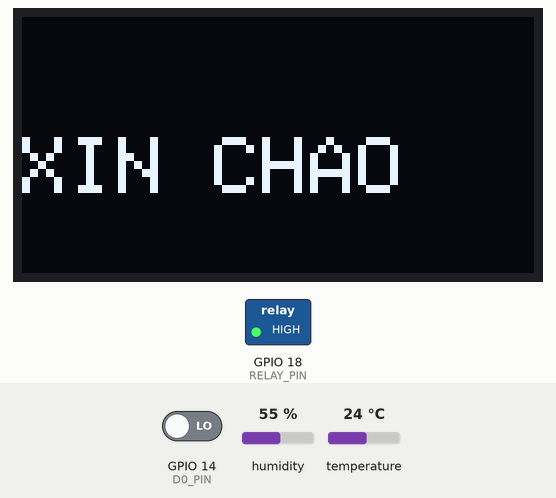
Simulated run of this program. Board: ESP32. Shown: 128×64 one-colour display, switched loads named in the program (green lamp = pin HIGH). The test bench sets the inputs (shaded band); at power-on: GPIO 14 (D0_PIN) LOW, temperature 24 °C, humidity 55 %. WiFi joins after 1.5 s; servers stay silent unless stated; no MQTT or app messages arrive unless stated; what the program prints to the serial monitor is not drawn.

Above: at 6.7 s.
At 16.4 s:
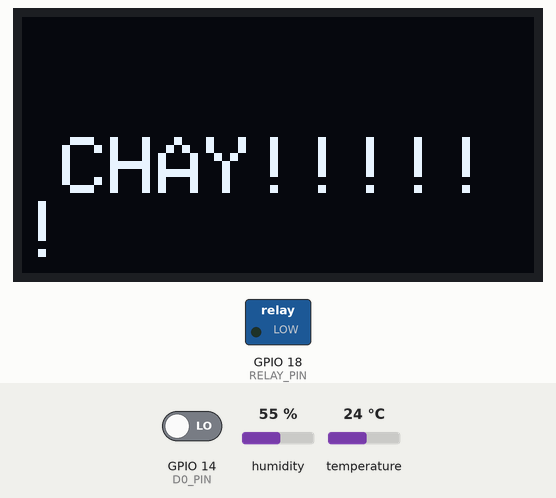
16.5 s: GPIO 14 (D0_PIN) driven HIGH
At 23.0 s:
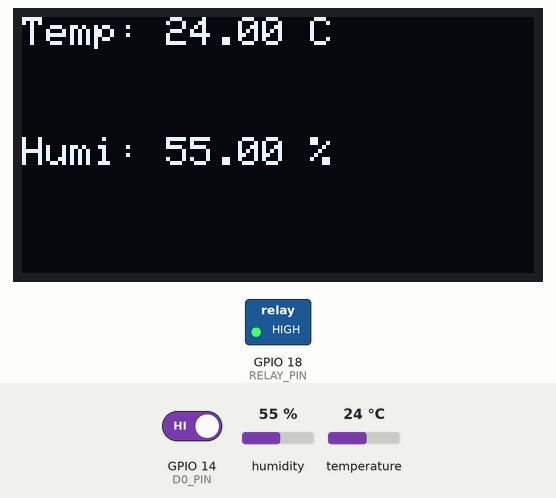
23.9 s: temperature set to 27 °C
At 27.8 s:
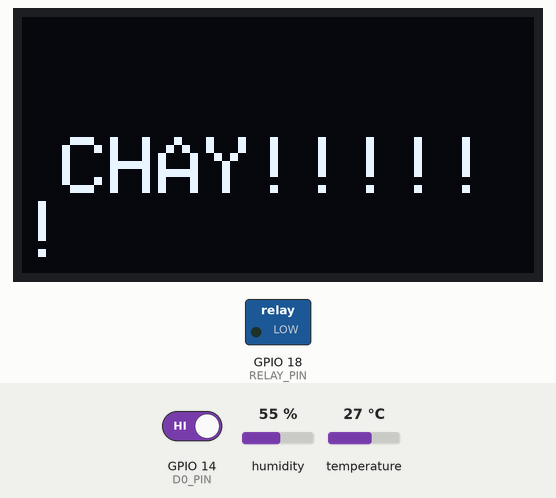
Timing chart, 0 to 29.3 s (numbered marks = the images above; inputs shaded):
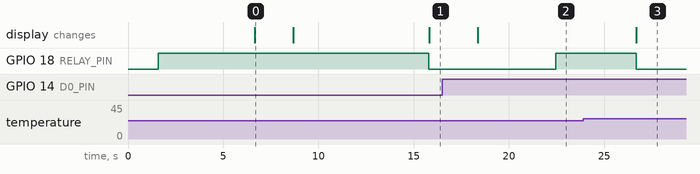

The program:

main.cpp
```cpp
#include <Adafruit_Sensor.h>
#include <DHT.h>
#include <DHT_U.h>
#include <Adafruit_GFX.h>
#include <Adafruit_SSD1306.h>
#include <WiFi.h>
#include <PubSubClient.h>

// Định nghĩa chân kết nối và loại cảm biến DHT
#define DHTPIN 4       // Chân kết nối DHT11
#define DHTTYPE DHT11  // DHT 11
#define D0_PIN 14
#define RELAY_PIN 18

// Định nghĩa các tham số cho màn hình OLED
#define SCREEN_WIDTH 128
#define SCREEN_HEIGHT 64
#define OLED_RESET    -1  // Chân reset của màn hình OLED, -1 nếu không sử dụng

DHT dht(DHTPIN, DHTTYPE);
Adafruit_SSD1306 display(SCREEN_WIDTH, SCREEN_HEIGHT, &Wire, OLED_RESET);

const char* ssid = "Easystay-2.4Ghz";
const char* password = "eS123456";
const char* mqtt_server = "broker.mqtt.cool";
const int mqtt_port = 1883;
const char* mqtt1 = "home/sensors/dht11";
const char* mqtt2 = "home/sensors/MQ2";

WiFiClient espClient;
PubSubClient client(espClient);

void setup() {
  Serial.begin(9600);
  WiFi.begin(ssid, password);
  while (WiFi.status() != WL_CONNECTED) {
    delay(500);
    Serial.println("Đang kết nối WiFi...");
  }
  Serial.println("Kết nối WiFi thành công!");

  // Kết nối MQTT broker
  client.setServer(mqtt_server, mqtt_port);
  while (!client.connected()) {
    Serial.println("Đang kết nối MQTT...");
    if (client.connect("ESP8266Client")) {
      Serial.println("Kết nối MQTT thành công!");
    } else {
      Serial.print("Kết nối thất bại, lỗi: ");
      Serial.print(client.state());
      delay(2000);
    }
  }
//ĐỊNH NGHĨA CHÂN CHO MQ2(CHÂN VÀO DIGTAL)-RELAY
  pinMode(D0_PIN, INPUT);
  pinMode(RELAY_PIN, OUTPUT);
// ĐẶT CHÂN 18 Ở MỨC CAO
  Serial.println("Warming up the MQ-2 sensor");
  digitalWrite(RELAY_PIN, HIGH);
  delay(5000);
// chuẩn bị cho cảm biến dht11
  dht.begin();
  Serial.println("DHT11 sensor initialized");

  // Khởi động màn hình OLED
  if (!display.begin(SSD1306_SWITCHCAPVCC, 0x3C)) {  // Địa chỉ I2C của OLED có thể khác
    Serial.println(F("SSD1306 allocation failed"));
    for (;;);
  }
  Serial.println("OLED display initialized");

  // Xóa và chuẩn bị màn hình OLED
  display.clearDisplay();
  display.setTextSize(2);
  display.setTextColor(SSD1306_WHITE);
  display.setCursor(0, 30);
  display.println("XIN CHAO");
  display.display();
  delay(2000);


  //hiển thị tên wifi địa chỉ ip và cường độ tín hiệu của wifi đang kết nối trên màn hình oled
  display.clearDisplay();
  display.setTextSize(1);
  display.setCursor(0, 0);
  display.print("Connected to:");
  display.println(ssid);
  display.print("IP: ");
  display.println(WiFi.localIP());
  display.print("RSSI: ");
  display.println(WiFi.RSSI());
  display.display();
  delay(3000);
}

void loop() {

  // Chờ một chút giữa các lần đo
  delay(4000);

  // Đọc độ ẩm
  float h = dht.readHumidity();
  // Đọc nhiệt độ theo Celsius
  float t = dht.readTemperature();

  // Kiểm tra xem việc đọc cảm biến dht11 có thành công không
  if (isnan(h) || isnan(t)) {
    Serial.println("Failed to read from DHT sensor!");
  } else {
    // In nhiệt độ và độ ẩm ra Serial
    Serial.print("Humidity: ");
    Serial.print(h);
    Serial.print(" %\t");
    Serial.print("Temperature: ");
    Serial.print(t);
    Serial.println(" *C");
  // Tạo chuỗi JSON để gửi lên MQTT broker GỬI DỮ LIỆU ĐO ĐƯỢC TEM VÀ HUM LÊN SERVER
    String payload = "{\"temperature\":" + String(t) + ", \"humidity\":" + String(h) + "}";
    Serial.println("Du lieu gui: " + payload);

    // Gửi dữ liệu lên MQTT broker
    if (client.publish(mqtt1, payload.c_str())) {
      Serial.println("Gửi dữ liệu thành công");
    } else {
      Serial.println("Gửi dữ liệu thất bại");
    }
  }
  if(t>=25.9 )
  {
    Serial.println("Nhiệt độ cao! CHÁY!");
    display.clearDisplay();
    display.setTextSize(2);
    display.setCursor(10, 30);
    display.setTextColor(SSD1306_WHITE);
    display.println("CHAY!!!!!!");
    display.display();
    //Kích hoạt relay (thông còi)
    digitalWrite(RELAY_PIN, LOW);
    // Không cần gửi thêm thông tin nào nữa khi nhiệt độ quá cao
     delay(10000);
     return;
  }
  // Đọc trạng thái khí gas
  int GasState = digitalRead(D0_PIN);
  if (GasState == HIGH) {
    Serial.println("The gas is NOT present");
    digitalWrite(RELAY_PIN, HIGH); // Turn off relay
  } else {
    Serial.println("The gas is present");
    digitalWrite(RELAY_PIN, LOW);  // Turn on relay
    Serial.println("PHÁT HIỆN KHÍ GA ");
    display.clearDisplay();
    display.setTextSize(2);
    display.setCursor(10, 30);
    display.setTextColor(SSD1306_WHITE);
    display.println("CHAY!!!!!!");
    display.display();
    delay(2500);
  }

  // Gửi trạng thái khí gas lên MQTT broker
  String gasStateStr = GasState == HIGH ? "No Gas" : "Gas Detected";
  if (client.publish(mqtt2, gasStateStr.c_str())) {
    Serial.println("Gửi trạng thái khí gas thành công");
  } else {
    Serial.println("Gửi trạng thái khí gas thất bại");
  }


    // Hiển thị dữ liệu đọc từ cảm biến lên màn hình OLED
    display.clearDisplay();
    display.setTextSize(1);
    display.setCursor(0, 0);
    display.print("Temp: ");
    display.print(t);
    display.println(" C");
    display.setTextSize(1);
    display.setCursor(0, 30);
    display.print("Humi: ");
    display.print(h);
    display.println(" %");
    display.display();


}
```

Measured:
- the behaviour switches between 25 and 26 °C on temperature (found by bisection; images 2 and 3)
- after the input at 16.5 s, GPIO 18 (RELAY_PIN): LOW → HIGH after 6.0 s
- after the input at 23.9 s, GPIO 18 (RELAY_PIN): HIGH → LOW after 2.8 s; the display: changes after 2.8 s (image 3)
- what the display in image 0 shows lasts 2.1 s, from 6.6 s to 8.7 s
